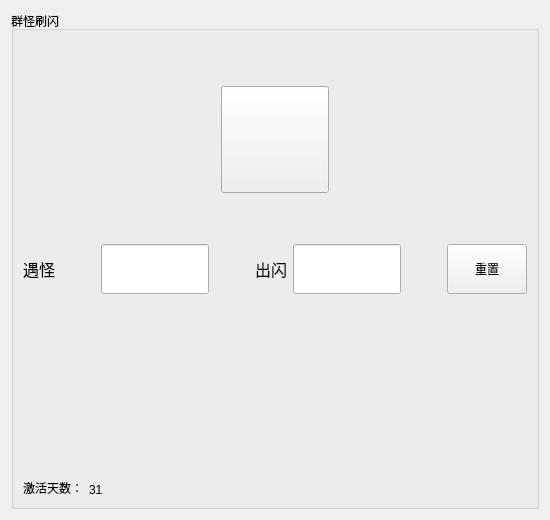
         <widget class="QWidget" name="tabA04">
          <attribute name="icon">
           <iconset>
            <normaloff>assets/PNG/pokeballs.png</normaloff>assets/PNG/pokeballs.png</iconset>
          </attribute>
          <attribute name="title">
           <string/>
          </attribute>
          <layout class="QVBoxLayout" name="verticalLayout_13">
           <item>
            <widget class="QGroupBox" name="groupA1_4">
             <property name="title">
              <string>群怪刷闪</string>
             </property>
             <layout class="QVBoxLayout" name="verticalLayout_11" stretch="2,1,1,1">
              <item>
               <layout class="QHBoxLayout" name="horizontalLayout_32">
                <item>
                 <layout class="QGridLayout" name="gridLayout_7" rowstretch="1,4,1" columnstretch="1,4,1">
                  <property name="sizeConstraint">
                   <enum>QLayout::SizeConstraint::SetNoConstraint</enum>
                  </property>
                  <item row="2" column="1">
                   <spacer name="verticalSpacer_15">
                    <property name="orientation">
                     <enum>Qt::Orientation::Vertical</enum>
                    </property>
                    <property name="sizeHint" stdset="0">
                     <size>
                      <width>20</width>
                      <height>40</height>
                     </size>
                    </property>
                   </spacer>
                  </item>
                  <item row="0" column="1">
                   <spacer name="verticalSpacer_14">
                    <property name="orientation">
                     <enum>Qt::Orientation::Vertical</enum>
                    </property>
                    <property name="sizeHint" stdset="0">
                     <size>
                      <width>20</width>
                      <height>40</height>
                     </size>
                    </property>
                   </spacer>
                  </item>
                  <item row="1" column="1">
                   <widget class="QToolButton" name="toolButton_64">
                    <property name="sizePolicy">
                     <sizepolicy hsizetype="Maximum" vsizetype="Maximum">
                      <horstretch>0</horstretch>
                      <verstretch>0</verstretch>
                     </sizepolicy>
                    </property>
                    <property name="minimumSize">
                     <size>
                      <width>100</width>
                      <height>100</height>
                     </size>
                    </property>
                    <property name="text">
                     <string/>
                    </property>
                    <property name="icon">
                     <iconset>
                      <normaloff>assets/PNG/start.png</normaloff>assets/PNG/start.png</iconset>
                    </property>
                    <property name="iconSize">
                     <size>
                      <width>100</width>
                      <height>100</height>
                     </size>
                    </property>
                   </widget>
                  </item>
                  <item row="1" column="2">
                   <spacer name="horizontalSpacer_45">
                    <property name="orientation">
                     <enum>Qt::Orientation::Horizontal</enum>
                    </property>
                    <property name="sizeHint" stdset="0">
                     <size>
                      <width>40</width>
                      <height>20</height>
                     </size>
                    </property>
                   </spacer>
                  </item>
                  <item row="1" column="0">
                   <spacer name="horizontalSpacer_46">
                    <property name="orientation">
                     <enum>Qt::Orientation::Horizontal</enum>
                    </property>
                    <property name="sizeHint" stdset="0">
                     <size>
                      <width>40</width>
                      <height>20</height>
                     </size>
                    </property>
                   </spacer>
                  </item>
                 </layout>
                </item>
               </layout>
              </item>
              <item>
               <layout class="QHBoxLayout" name="horizontalLayout_37">
                <item>
                 <widget class="QLabel" name="label_29">
                  <property name="font">
                   <font>
                    <pointsize>12</pointsize>
                   </font>
                  </property>
                  <property name="text">
                   <string>遇怪</string>
                  </property>
                 </widget>
                </item>
                <item>
                 <spacer name="horizontalSpacer_47">
                  <property name="orientation">
                   <enum>Qt::Orientation::Horizontal</enum>
                  </property>
                  <property name="sizeHint" stdset="0">
                   <size>
                    <width>40</width>
                    <height>20</height>
                   </size>
                  </property>
                 </spacer>
                </item>
                <item>
                 <widget class="QLineEdit" name="lineEdit_9">
                  <property name="sizePolicy">
                   <sizepolicy hsizetype="Maximum" vsizetype="Maximum">
                    <horstretch>0</horstretch>
                    <verstretch>0</verstretch>
                   </sizepolicy>
                  </property>
                  <property name="minimumSize">
                   <size>
                    <width>100</width>
                    <height>50</height>
                   </size>
                  </property>
                 </widget>
                </item>
                <item>
                 <spacer name="horizontalSpacer_48">
                  <property name="orientation">
                   <enum>Qt::Orientation::Horizontal</enum>
                  </property>
                  <property name="sizeHint" stdset="0">
                   <size>
                    <width>40</width>
                    <height>20</height>
                   </size>
                  </property>
                 </spacer>
                </item>
                <item>
                 <widget class="QLabel" name="label_30">
                  <property name="font">
                   <font>
                    <pointsize>12</pointsize>
                   </font>
                  </property>
                  <property name="text">
                   <string>出闪</string>
                  </property>
                 </widget>
                </item>
                <item>
                 <widget class="QLineEdit" name="lineEdit_10">
                  <property name="sizePolicy">
                   <sizepolicy hsizetype="Expanding" vsizetype="Maximum">
                    <horstretch>0</horstretch>
                    <verstretch>0</verstretch>
                   </sizepolicy>
                  </property>
                  <property name="minimumSize">
                   <size>
                    <width>100</width>
                    <height>50</height>
                   </size>
                  </property>
                 </widget>
                </item>
                <item>
                 <spacer name="horizontalSpacer_49">
                  <property name="orientation">
                   <enum>Qt::Orientation::Horizontal</enum>
                  </property>
                  <property name="sizeHint" stdset="0">
                   <size>
                    <width>40</width>
                    <height>20</height>
                   </size>
                  </property>
                 </spacer>
                </item>
                <item>
                 <widget class="QPushButton" name="pushButton_5">
                  <property name="sizePolicy">
                   <sizepolicy hsizetype="Minimum" vsizetype="Maximum">
                    <horstretch>0</horstretch>
                    <verstretch>0</verstretch>
                   </sizepolicy>
                  </property>
                  <property name="minimumSize">
                   <size>
                    <width>0</width>
                    <height>50</height>
                   </size>
                  </property>
                  <property name="text">
                   <string>重置</string>
                  </property>
                 </widget>
                </item>
               </layout>
              </item>
              <item>
               <spacer name="verticalSpacer_16">
                <property name="orientation">
                 <enum>Qt::Orientation::Vertical</enum>
                </property>
                <property name="sizeHint" stdset="0">
                 <size>
                  <width>20</width>
                  <height>188</height>
                 </size>
                </property>
               </spacer>
              </item>
              <item>
               <layout class="QHBoxLayout" name="horizontalLayout_38" stretch="1,1,10">
                <item>
                 <widget class="QLabel" name="label_31">
                  <property name="sizePolicy">
                   <sizepolicy hsizetype="Fixed" vsizetype="Preferred">
                    <horstretch>0</horstretch>
                    <verstretch>0</verstretch>
                   </sizepolicy>
                  </property>
                  <property name="text">
                   <string>激活天数：</string>
                  </property>
                  <property name="alignment">
                   <set>Qt::AlignmentFlag::AlignBottom|Qt::AlignmentFlag::AlignLeading|Qt::AlignmentFlag::AlignLeft</set>
                  </property>
                 </widget>
                </item>
                <item>
                 <widget class="QLabel" name="label_32">
                  <property name="sizePolicy">
                   <sizepolicy hsizetype="Fixed" vsizetype="Preferred">
                    <horstretch>0</horstretch>
                    <verstretch>0</verstretch>
                   </sizepolicy>
                  </property>
                  <property name="text">
                   <string>31</string>
                  </property>
                  <property name="alignment">
                   <set>Qt::AlignmentFlag::AlignBottom|Qt::AlignmentFlag::AlignLeading|Qt::AlignmentFlag::AlignLeft</set>
                  </property>
                 </widget>
                </item>
                <item>
                 <spacer name="horizontalSpacer_50">
                  <property name="orientation">
                   <enum>Qt::Orientation::Horizontal</enum>
                  </property>
                  <property name="sizeHint" stdset="0">
                   <size>
                    <width>40</width>
                    <height>20</height>
                   </size>
                  </property>
                 </spacer>
                </item>
               </layout>
              </item>
             </layout>
            </widget>
           </item>
          </layout>
         </widget>
